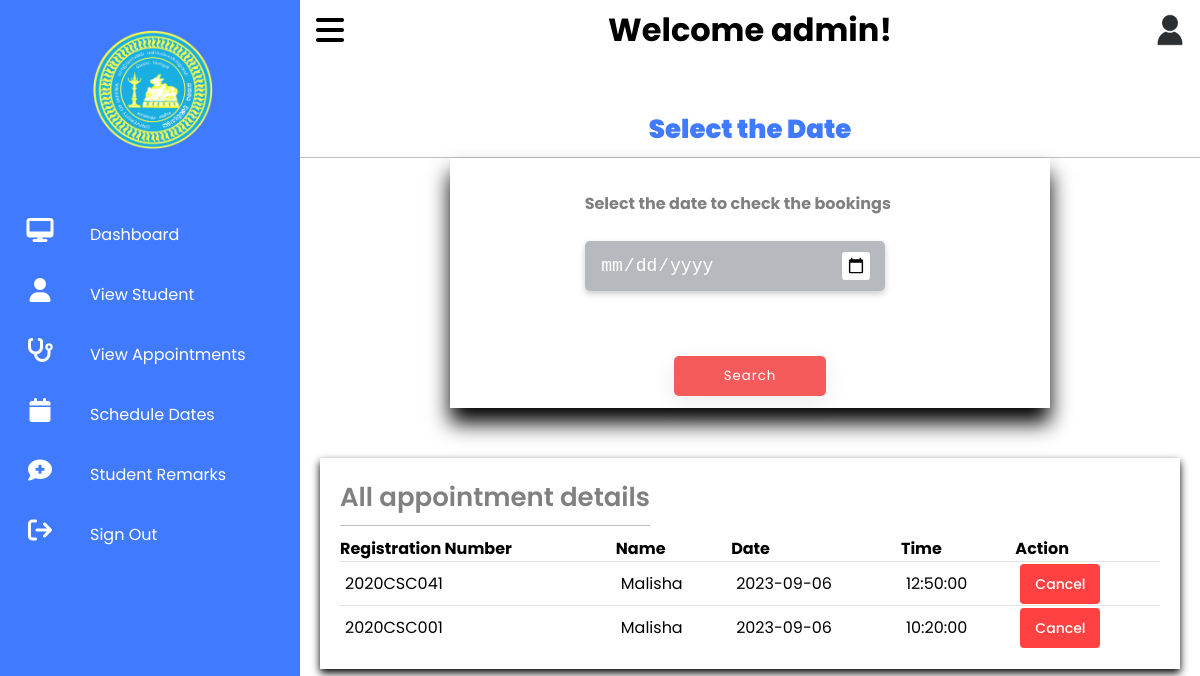
The page /view_appointment.php?date=2023-09-06 (signed in) on the database its author committed.
### tables this page shows
CREATE TABLE `bookings` (
  `id` int(11) NOT NULL,
  `name` varchar(100) NOT NULL,
  `reg_no` varchar(100) NOT NULL,
  `date` date NOT NULL,
  `timeslot` time NOT NULL
);

### view_appointment.php (the view, shortened to what this page needs)
<?php
include('includes/connection.php');
?>
<!DOCTYPE html>
<html lang="en">
<head>
    <link rel="stylesheet" href="./css/styles.css">
    <link rel="stylesheet" href="https://cdnjs.cloudflare.com/ajax/libs/font-awesome/6.4.2/css/all.min.css" />
    <link rel="stylesheet" href="//code.jquery.com/ui/1.13.1/themes/base/jquery-ui.css">
</head>
<body>
    <div class="container" style="position: relative;" id="blur">
        <div class="navigation">
            <ul>
            <li>
                <div class="logo">
                    <a href="#">
                       <span class="icon"><img src="images/uoj.png" alt=""></span>
                        <span class="title"></span>
                        <span class="icon"></span>
                    </a>
                </div>
               </li>
               <li>
                <a href="adminHome.php">
                    <i class="fas fa-desktop"></i>
                    <span class="title"></span>
                    <span class="icon">Dashboard</span>
                </a>
               </li>
               <li>
                <a href="viewStudent.php">
                <i class="fa fa-user"></i>
                    <span class="title"></span>
                    <span class="icon">View Student</span>
                </a>
               </li>
               <li>
                <a href="view_appointment.php">
                    <i class="fas fa-stethoscope"></i>
                    <span class="title"></span>
                    <span class="icon">View Appointments</span>
                </a>
               </li>
               <li>
                <a href="schedule_dates.php">
                <i class="fas fa-calendar"></i>
                    <span class="title"></span>
                    <span class="icon">Schedule Dates</span>
                </a>
               </li>
               <li>
                <a href="studentRemarks.php">
                    <i class="fas fa-comment-medical"></i>
                    <span class="title"></span>
                    <span class="icon">Student Remarks</span>
                </a>
               </li>
               <li>
                <a href="includes/logout.php">
                    <i class="fas fa-sign-out"></i>
                    <span class="title"></span>
                    <span class="icon">Sign Out</span>
                </a>
               </li>
            </ul>
        </div>
        <div class="main">
            <div class="topbar">
                <div class="toggle">
                <i class="fa fa-bars"></i>
                </div>
                <h1 class="welcome"> Welcome <span class="wel_us"><?php echo $_SESSION['adminUsername'];?>!</span></h1>
                 <div class="user">
                    <img src="images/user.jpg" alt="">
                 </div>
            </div>
            <br><br>
            <center>
                <div class="textdata">
                    <h2>Select the Date</h2>
                    <div class="update3">
                        <form method="GET" action="">
                            <div class="inputBox2">
                            <label for="date">Select the date to check the bookings</label><br>
                            <div class="datesetting">
                            <input type="date" name="date">
                            </div>
                            </div>
                            <br><br>
                            <div class="button_container">
                                <button type="submit" name="submit">Search</button>
                            </div>
                        </form>
                    </div>
                </div>
               <br><br>
                <div class="table1">
                    <div class="bookings">
                        <div class="heading">
                            <h2>All appointment details</h2>
                        </div>
                        <table>
                            <thead>
                                <th>Registration Number</th>
                                <th>Name</th>
                                <th>Date</th>
                                <th>Time</th>
                                <th>Action</th>
                            </thead>
                            <tbody>
                                <?php
                                    if(isset($_GET['date'])) {
                                        $selectedDate = mysqli_real_escape_string($conn, $_GET['date']);
                                        $query = "SELECT * FROM bookings WHERE date='$selectedDate';";
                                        $result = mysqli_query($conn, $query);
                                        while($row = mysqli_fetch_assoc($result)){
                                            $regNo = $row['reg_no'];
                                            $name = $row['name'];
                                            $date = $row['date'];
                                            $timeslot = $row['timeslot'];
                                            ?>
                                            <tr>
                                                <td><?php echo $regNo;?></td>
                                                <td><?php echo $name;?></td>
                                                <td><?php echo $date;?></td>
                                                <td><?php echo $timeslot;?></td>
                                                <td><a href="includes/removeAppointment.php?id=<?php echo $row['id'] ?>" class="status">Cancel</a></td>
                                            </tr>
                                        <?php
                                        }
                                    }
                                ?>
                            </tbody>
                        </table>
                    </div>
                </div>
                </center>
</body>
</html>

### css/styles.css (style rules this page uses)
* { font-family: 'Poppins', sans-serif; margin: 0 ; padding: 0; box-sizing: border-box; }
:root { --blue:#407bff; --white:#fff; --grey:#f5f5f5; --black1:#222; --black2:#999; --black:#263238; --light-color:#6b6c6d; --text-shadow:.5rem .5rem 0 rgba(22, 96, 160, 0.2); --border:.2rem solid var(--blue); }
body { min-height: 100vh; overflow-x: hidden; }
.container { position: relative; width: 100%; }
.navigation { position: fixed; width: 300px; height: 100%; background: var(--blue); border-left: 10px solid var(--blue); transition: 0.5s; overflow: hidden; }
.icon img { width: 120px; margin-left: 23px; margin-top: 20px; }
.logo { height: 50px; padding-top: 10px; padding-left: 60px; margin-bottom: 150px; }
.navigation ul { position: absolute; top: 0; left: 0; width: 100%; }
.navigation ul li { position: relative; width: 100%; list-style: none; border-top-left-radius: 30px; border-bottom-left-radius: 30px; }
.navigation ul li:nth-child(1) { margin-bottom: 40px; pointer-events: none; }
.navigation ul li a { width: 100%; text-decoration: none; color: white; height:60px; display: flex; align-items: center; }
.navigation ul li a .icon { position: relative; display: block; min-width: 60px; height: 60px; line-height: 70px; text-align: center; }
.navigation ul li a i { min-width: 60px; font-size: 24px; text-align: center; }
.navigation ul li a .title { position: relative; display: block; padding: 0 10px; height: 60px; line-height: 60px; text-align: start; white-space: nowrap; }
.main { position: absolute; width: calc(100% - 300px); left: 300px; min-height: 100vh; background: var(--white); transition: .5s; }
.topbar { width: 100%; height: 60px; display: flex; justify-content: space-between; align-items: center; padding: 0 10px; }
.toggle { position: relative; top: 0; width: 40px; height: 40px; display: flex; justify-content: center; align-items: center; font-size: 2.0em; cursor: pointer; }
.user { position: relative; width: 40px; height: 40px; border-radius: 50%; overflow: hidden; cursor: pointer; }
.user img { position: absolute; top: 0; left: 0; width:100% ; height: 100%; object-fit: cover; }
.textdata h2 { font-weight: 900; color: #407bff; text-align: center; }
.status { padding: 10px 15px; background: rgb(255, 65, 65); color: var(--white); border-radius: 4px; font-size: 14px; font-weight: 500; text-decoration: none; }
.update3 { max-width:800px; padding:28px; margin:0 28px; box-shadow: 0 15px 20px; left: 150px; height:250px; width: 600px }
h2 { font-size: 26px; font-weight: 600; text-align: left; color: gray; padding-bottom: 8px; border-bottom: 1px solid silver; }
.inputBox2 { display: flex; flex-wrap: wrap; width:90%; padding-bottom: 15px; }
.inputBox2 label, .gender-title { width: 95%; color:gray; font-weight: bold; margin:5px 0; }
.inputBox2 input { height:50px; width: 95%; padding: 0 10px; border: 1px solid gray; outline: none; }
.button_container button { background: rgb(246, 91, 91); padding: 10px 50px; border: none; outline: none; color:#fff; letter-spacing: 1px; cursor: pointer; border-radius: 5px; display: flex; justify-content: space-between; box-shadow: 0 7px 25px rgba(0, 0,0,0.08); }
.datesetting { margin-left: 80px; margin-top: 20px; }
.datesetting input[type="date"] { background-color: #b6b9bd; padding:15px; color:#fff; font-family: "Roboto Mono",monospace; font-size: 18px; border: none; outline: none; border-radius: 5px; width:300px; }
.table1 { width:100%; align-items: self-start; padding: 0px 20px 20px 20px; text-align: justify; }
.bookings { min-height: 550px #fff; padding: 20px; box-shadow: 0 4px 8px 0 rgba(0,0,0.2); }
.heading { display: flex; align-items: center; justify-content: space-between; color: #444; }
table { margin-top: 10px; width:100%; border-collapse: collapse; }
table tr { border-bottom: 1px solid rgba(0,0,0,0.1); }
table tbody tr:last-child { border-bottom: none; }
table tbody td:last-child { white-space: nowrap; }
td { padding: 9px 5px; }

### rows shown on the page
bookings: reg_no "2020CSC041", name "Malisha", date "2023-09-06", timeslot "12:50:00"
bookings: reg_no "2020CSC001", name "Malisha", date "2023-09-06", timeslot "10:20:00"

### other values the page prints
$_SESSION['adminUsername'] "admin"
